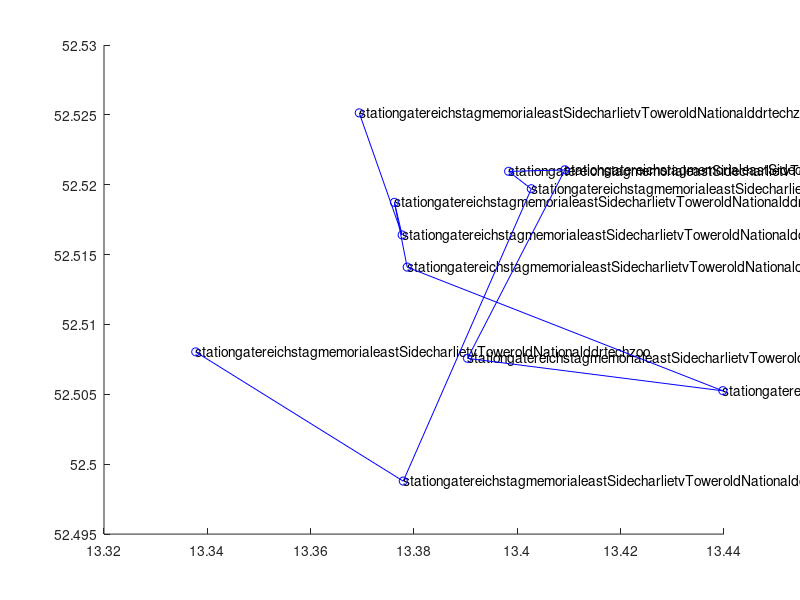

MATLAB code to generate this figure: (Note: this script raises an error after producing the figure.)
%ST: All Sights used in Berlin as Data-Structures
centralStation = struct("y", 52.52514262794553, "x", 13.369401998549902, ...
    "id", 1, "price", 0, "pop", 0, "duration", 0, "name", "station");
brandenburgGate = struct("y", 52.51640515728868, "x", 13.377704098549703, ...
    "id", 2, "price", 0, "pop", 1, "duration", 30, "name", "gate");
reichstagBuilding = struct("y", 52.51873769328525, "x", 13.376208656220577, ...
    "id", 3, "price", 0, "pop", 2, "duration", 120, "name", "reichstag");
memorial = struct("y", 52.514104081035704, "x", 13.378680512043356, ...
    "id", 4, "price", 0, "pop", 3, "duration", 30, "name", "memorial");
eastSideGallery = struct("y", 52.505257448032204, "x", 13.439771749277382, ...
    "id", 5, "price", 0, "pop", 4, "duration", 45, "name", "eastSide");
checkpointCharlie = struct("y", 52.5075750694616, "x", 13.390364769714038, ...
    "id", 6, "price", 0, "pop", 10, "duration", 45, "name", "charlie");
tvTower = struct("y", 52.521069579218974, "x", 13.40920452184171, ...
    "id", 7, "price", 20.5, "pop", 8, "duration", 120, "name", "tvTower");
oldNationalGallery = struct("y", 52.52096052837539, "x", 13.398309983208197, ...
    "id", 8, "price", 10, "pop", 6, "duration", 150, "name", "oldNational");
ddrMuseum = struct("y", 52.51971144874204, "x", 13.402700296701948, ...
    "id", 9, "price", 9.8, "pop", 9, "duration", 90, "name", "ddr");
techMuseum = struct("y", 52.498789620642924, "x", 13.377916785055444, ...
    "id", 10, "price", 8, "pop", 5, "duration", 180, "name", "tech");
zoo = struct("y", 52.508037121902355, "x", 13.337754698549514, ...
    "id", 11, "price", 16, "pop", 7, "duration", 150, "name", "zoo");

%ST: destSights contains all Sight-structs above
destSights = [centralStation,brandenburgGate,reichstagBuilding,...
    memorial,eastSideGallery,checkpointCharlie,tvTower,oldNationalGallery...
    ddrMuseum,techMuseum,zoo];

%ST: Output all cities in console
%for city = destSights
    %disp(city)
%end

figure(1);
text([destSights(:).x],[destSights(:).y],[destSights(:).name])
hold on;
plot([destSights(:).x],[destSights(:).y],'bo-')


% ST:                           Algorithm Edit Comments
% For variable and param explanation please visit TSP_ACO
%    SETTING PARAMS     %
% exploit vs explore
q_0 = .2770;
numAnts = 200;
beta = 1;
maxIts = 200;
Q = 1;
rho = .4817;

params = struct('q_0', q_0, 'numAnts', numAnts, 'beta', beta, 'Q', Q, 'rho', rho);

fprintf('Running Berlin Sightseeing Optimization on  %i Sights with the following parameters:\n', length(destSights));
disp(params);
% Tau will be populated dynamically, blank for now
tau = ones(length(destSights),length(destSights));
% Eta is a static matrix based on a known heuristic with known inputs
% so we can simply populate it now in advance
eta = genEta(destSights);

% Creates an ititial path
bestPath = 1:length(destSights);
bestScore = scorePath(bestPath, destSights);
fprintf('Initial Score: %f', bestScore);
numIts = 1;
scores = zeros(1, maxIts);

while numIts < maxIts;
	% for ant_k in colony
	for ant_k = 1:numAnts
		
		% Init empty path and place ant_k at a random starting index
		path = zeros(1, length(destSights));
		currInd = 1;
		path(currInd) = randi(length(destSights));
		
		% Need to track of where we have not been
		unvisited = 1:length(destSights);
		unvisited(path(1)) = [];
		
		
		% While ant has not visited all cities
		for currInd = 1:(length(destSights) - 1)
			r = path(currInd);
			
			% Here we find the destination city s
			if (rand < q_0)
				[~, sInd] = max(tau(r, unvisited) .* eta(r, unvisited).^beta);
				s = unvisited(sInd);
			else
				vec = tau(r, unvisited) .* (eta(r, unvisited).^beta);
				probs = vec ./ sum(vec);
				
				% Sometimes prob vec is a zero vector, giving nans. In
				% this case they are all equally bad so we choose 1st
				if any(isnan(probs))
					sInd = 1;
				else
					
					% Draws the city to visit based on the above probabilities:
					%    The ways this works is that the ith element of probs
					%    defines the probability of selecting ith element of
					%    unvisited array. Thus if we want to draw an element
					%    based on this distribution, we treat the probabilities
					%    as a partitioning of the unit interval. We then choose
					%    a partition by generating a random number and then
					%    selecting the interval in which the number lies. By
					%    taking the cumulative sum of the probabilities, we get
					%    the partitions of the unit interval. We then compare
					%    this to the random number, the first nonzero element
					%    of the resulting logical array is the chosen element
					%    of the unvisited array
					sInd = find(cumsum(probs) > rand, 1);
				end
				s = unvisited(sInd);
			end
			
			% Add s to the path and remove it from the unvisited list
			path(currInd + 1) =  s;
			unvisited(sInd) = [];
		end
		
		score = scorePath(path, destSights);
		if (score < bestScore)
			bestScore = score;
			bestPath = path;
		end
		
		% Now we need to update tau with the pheromones left by this ant:
		toCities = circshift(path, [0,1]);
		% 		tau(sub2ind([numCities numCities], path, toCities)) = tau(sub2ind([numCities numCities], path, toCities)) +  Q / score;
		
		for ind = 1:length(destSights)
			fromCity = path(ind);
			toCity = toCities(ind);
			tau(fromCity, toCity) = tau(fromCity, toCity) + Q / score;
		end
    end
	scores(numIts) = bestScore;
	% Perform the pheromone evaporation
	tau = (1 - rho) * tau;
	
	numIts = numIts + 1;
end

%ST: Display best score at the end.
disp(bestScore);
figure(2);
text([destSights(:).x],[destSights(:).y],[destSights(:).name])
hold on;
plot([destSights(bestPath).x destSights(bestPath(1)).x],  [destSights(bestPath).y destSights(bestPath(1)).y], 'bo-');

%ST: Commented out score figure as not important for now
%figure(3);
%plot(1:maxIts, scores);
